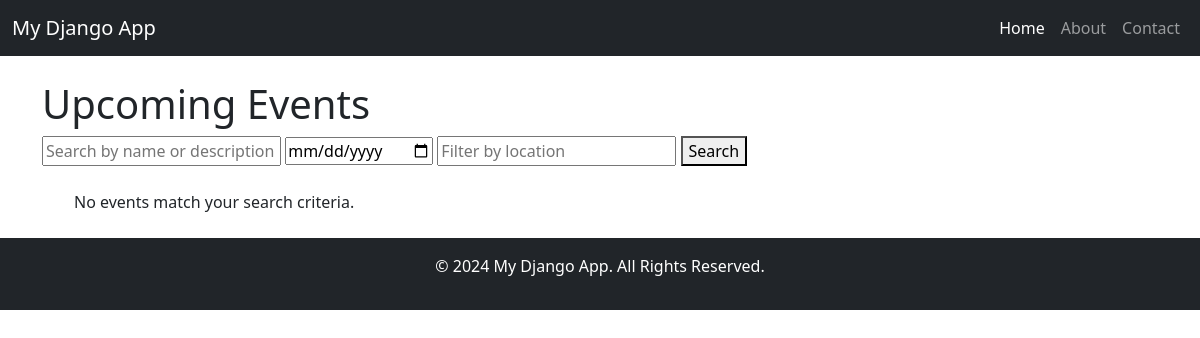
/events/, run on an earlier commit of the app's database.
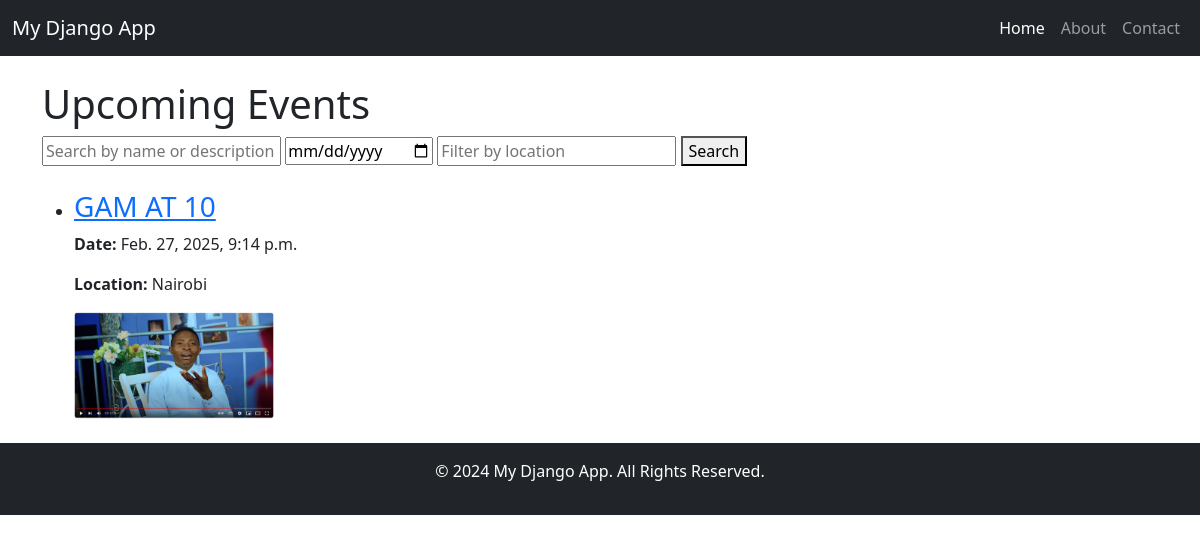
And on a later commit of the database.
### events/models.py (models this page shows, shortened)
class Event(models.Model):
    name = models.CharField(max_length=255)
    description = models.TextField()
    date = models.DateTimeField()
    location = models.CharField(max_length=255)
    featured_singers = models.ManyToManyField(Singer, related_name='events')
    poster = models.ImageField(upload_to='events/posters/', blank=True, null=True)
    gallery_items = models.ManyToManyField(Gallery, blank=True, related_name='events')
    created_at = models.DateTimeField(auto_now_add=True)
    updated_at = models.DateTimeField(auto_now=True)
    class Meta:
        ordering = ['-date']

### events/views.py (the view)
# urls.py: path('', views.event_list, name='event_list'),
def event_list(request):
    query = request.GET.get('q')
    date = request.GET.get('date')
    location = request.GET.get('location')
    events = Event.objects.all().order_by('date')
    if query:
        events = events.filter(Q(name__icontains=query) | Q(description__icontains=query))
    if date:
        parsed_date = parse_date(date)
        if parsed_date:
            events = events.filter(date__date=parsed_date)
    if location:
        events = events.filter(location__icontains=location)
    return render(request, 'events/event_list.html', {'events': events})

### events/templates/events/event_list.html
{% extends 'base.html' %}
{% block content %}
<h1>Upcoming Events</h1>
<form method="get" class="mb-4">
    <input type="text" name="q" placeholder="Search by name or description" value="{{ request.GET.q }}">
    <input type="date" name="date" value="{{ request.GET.date }}">
    <input type="text" name="location" placeholder="Filter by location" value="{{ request.GET.location }}">
    <button type="submit">Search</button>
</form>
<ul>
    {% for event in events %}
        <li>
            <h3><a href="{% url 'event_detail' event.id %}">{{ event.name }}</a></h3>
            <p><strong>Date:</strong> {{ event.date }}</p>
            <p><strong>Location:</strong> {{ event.location }}</p>
            {% if event.poster %}
                <img src="{{ event.poster.url }}" alt="{{ event.name }}" width="200">
            {% endif %}
        </li>
    {% empty %}
        <p>No events match your search criteria.</p>
    {% endfor %}
</ul>
{% endblock %}

What changed in the data, as far as the page shows it:
added Event: name "GAM AT 10", date "Feb. 27, 2025, 9:14 p.m.", location "Nairobi", poster (picture)
Also different on the page:
text no longer shown: "No events match your search criteria."
